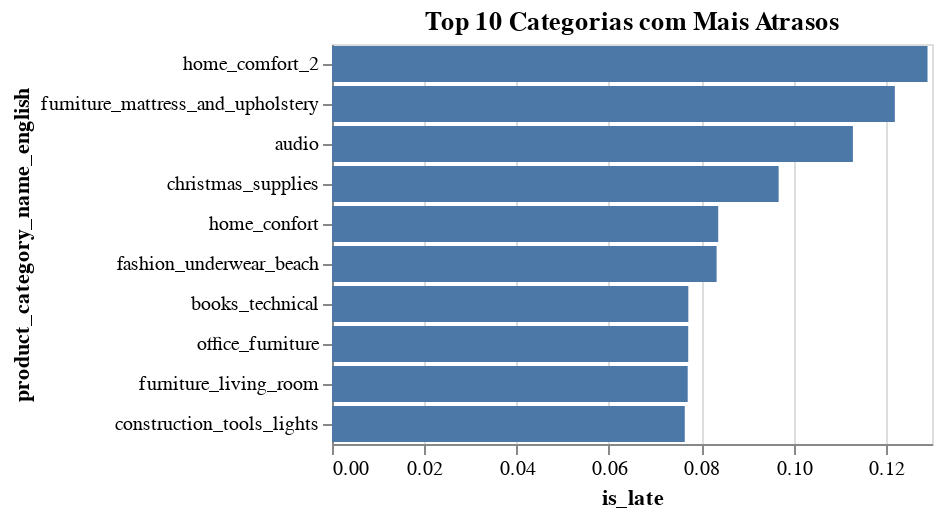

The notebook cell saved with this chart:
### Markdown cell above
**Prazos de Entrega:** Calcular o tempo médio de entrega e identificar os fatores que influenciam atrasos nas entregas.

### Code cell
merged_df['delivery_time'] = (
    merged_df['order_delivered_customer_date'] - merged_df['order_purchase_timestamp']
).dt.days

merged_df['delivery_delay'] = (
    merged_df['order_delivered_customer_date'] - merged_df['order_estimated_delivery_date']
).dt.days

merged_df['is_late'] = merged_df['delivery_delay'] > 0

print("Tempo médio de entrega (em dias):", merged_df['delivery_time'].mean())
print("Mediana:", merged_df['delivery_time'].median())

percent_late = merged_df['is_late'].mean() * 100
print(f"{percent_late:.2f}% dos pedidos foram entregues com atraso.")

delivery_by_state = merged_df.groupby('customer_state')['delivery_time'].mean().sort_values()

delivery_by_category = merged_df.groupby('product_category_name_english')['delivery_time'].mean().sort_values()

chart_state = alt.Chart(delivery_by_state.reset_index()).mark_bar().encode(
    x='delivery_time:Q',
    y=alt.Y('customer_state:N', sort='-x'),
    tooltip=['customer_state', 'delivery_time']
).properties(
    title='Tempo Médio de Entrega por Estado'
)

chart_state
late_by_category = merged_df.groupby('product_category_name_english')['is_late'].mean().sort_values(ascending=False).reset_index()

chart_late = alt.Chart(late_by_category.head(10)).mark_bar().encode(
    x='is_late:Q',
    y=alt.Y('product_category_name_english:N', sort='-x'),
    tooltip=['product_category_name_english', 'is_late']
).properties(
    title='Top 10 Categorias com Mais Atrasos'
)

chart_late

### Figure 1 — Vega-Lite specification as saved in the notebook (floating-point values rounded to 4 significant figures)
{"config": {"view": {"continuousWidth": 300, "continuousHeight": 300}}, "data": {"name": "data-ca7d3150da570277c0fdbf4a803e6acb"}, "mark": {"type": "bar"}, "encoding": {"tooltip": [{"field": "product_category_name_english", "type": "nominal"}, {"field": "is_late", "type": "quantitative"}], "x": {"field": "is_late", "type": "quantitative"}, "y": {"field": "product_category_name_english", "sort": "-x", "type": "nominal"}}, "title": "Top 10 Categorias com Mais Atrasos", "$schema": "https://vega.github.io/schema/vega-lite/v5.20.1.json", "datasets": {"data-ca7d3150da570277c0fdbf4a803e6acb": [{"product_category_name_english": "home_comfort_2", "is_late": 0.129}, {"product_category_name_english": "furniture_mattress_and_upholstery", "is_late": 0.122}, {"product_category_name_english": "audio", "is_late": 0.1129}, {"product_category_name_english": "christmas_supplies", "is_late": 0.09677}, {"product_category_name_english": "home_confort", "is_late": 0.08368}, {"product_category_name_english": "fashion_underwear_beach", "is_late": 0.08333}, {"product_category_name_english": "books_technical", "is_late": 0.07721}, {"product_category_name_english": "office_furniture", "is_late": 0.07718}, {"product_category_name_english": "furniture_living_room", "is_late": 0.07707}, {"product_category_name_english": "construction_tools_lights", "is_late": 0.07643}]}}
